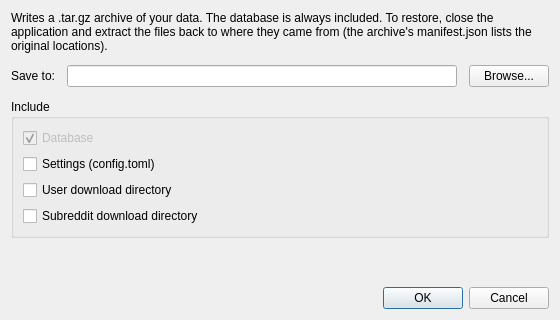
<?xml version="1.0" encoding="UTF-8"?>
<ui version="4.0">
 <class>BackupDialog</class>
 <widget class="QDialog" name="BackupDialog">
  <property name="geometry">
   <rect>
    <x>0</x>
    <y>0</y>
    <width>560</width>
    <height>320</height>
   </rect>
  </property>
  <property name="windowTitle">
   <string>Backup</string>
  </property>
  <layout class="QVBoxLayout" name="main_layout">
   <property name="spacing">
    <number>12</number>
   </property>
   <item>
    <widget class="QLabel" name="intro_label">
     <property name="text">
      <string>Writes a .tar.gz archive of your data. The database is always included. To restore, close the application and extract the files back to where they came from (the archive's manifest.json lists the original locations).</string>
     </property>
     <property name="wordWrap">
      <bool>true</bool>
     </property>
    </widget>
   </item>
   <item>
    <layout class="QFormLayout" name="form_layout">
     <item row="0" column="0">
      <widget class="QLabel" name="destination_label">
       <property name="text">
        <string>Save to:</string>
       </property>
      </widget>
     </item>
     <item row="0" column="1">
      <layout class="QHBoxLayout" name="destination_layout">
       <item>
        <widget class="QLineEdit" name="destination_line_edit">
         <property name="toolTip">
          <string>The directory the backup archive is written to.  It is created if it does not exist.</string>
         </property>
        </widget>
       </item>
       <item>
        <widget class="QPushButton" name="browse_button">
         <property name="text">
          <string>Browse...</string>
         </property>
        </widget>
       </item>
      </layout>
     </item>
    </layout>
   </item>
   <item>
    <widget class="QGroupBox" name="contents_group_box">
     <property name="title">
      <string>Include</string>
     </property>
     <layout class="QVBoxLayout" name="contents_layout">
      <item>
       <widget class="QCheckBox" name="database_check_box">
        <property name="enabled">
         <bool>false</bool>
        </property>
        <property name="text">
         <string>Database</string>
        </property>
        <property name="checked">
         <bool>true</bool>
        </property>
       </widget>
      </item>
      <item>
       <widget class="QCheckBox" name="config_check_box">
        <property name="toolTip">
         <string>The settings file, config.toml.  It holds your saved access tokens in encrypted form.</string>
        </property>
        <property name="text">
         <string>Settings (config.toml)</string>
        </property>
       </widget>
      </item>
      <item>
       <widget class="QCheckBox" name="user_directory_check_box">
        <property name="text">
         <string>User download directory</string>
        </property>
       </widget>
      </item>
      <item>
       <widget class="QCheckBox" name="subreddit_directory_check_box">
        <property name="text">
         <string>Subreddit download directory</string>
        </property>
       </widget>
      </item>
     </layout>
    </widget>
   </item>
   <item>
    <widget class="QLabel" name="status_label">
     <property name="text">
      <string/>
     </property>
     <property name="wordWrap">
      <bool>true</bool>
     </property>
    </widget>
   </item>
   <item>
    <spacer name="vertical_spacer">
     <property name="orientation">
      <enum>Qt::Vertical</enum>
     </property>
     <property name="sizeHint" stdset="0">
      <size>
       <width>20</width>
       <height>0</height>
      </size>
     </property>
    </spacer>
   </item>
   <item>
    <widget class="QDialogButtonBox" name="button_box">
     <property name="orientation">
      <enum>Qt::Horizontal</enum>
     </property>
     <property name="standardButtons">
      <set>QDialogButtonBox::Cancel|QDialogButtonBox::Ok</set>
     </property>
    </widget>
   </item>
  </layout>
 </widget>
 <resources/>
 <connections>
  <connection>
   <sender>button_box</sender>
   <signal>rejected()</signal>
   <receiver>BackupDialog</receiver>
   <slot>reject()</slot>
  </connection>
 </connections>
</ui>
